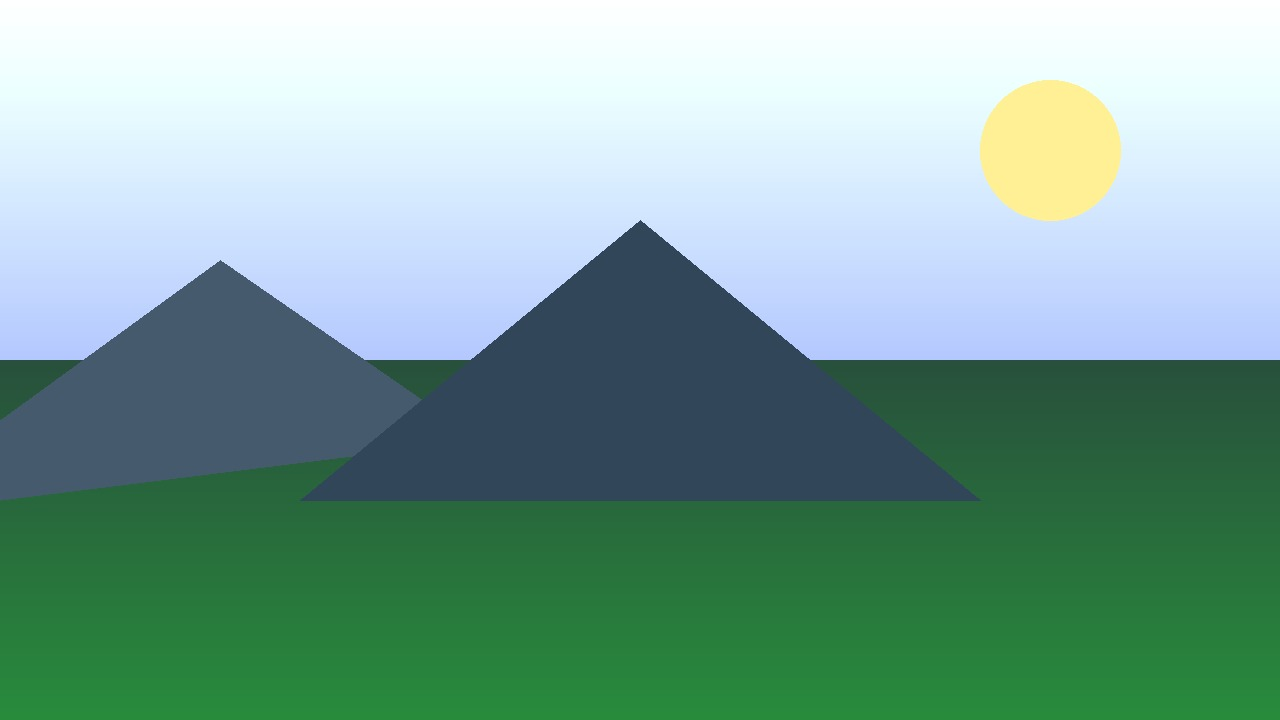
#> input picture examples/demo_page/hero.jpg, 1280 x 720 px
$ python make_demo_screenshot.py
#> lines starting #> are read from the running program, lines starting #| are printed output that depends on the picture
"""Build a rendered demo screenshot with white text over a bright hero image."""

from pathlib import Path

from PIL import Image, ImageDraw, ImageFont


def main() -> None:
    root = Path(__file__).resolve().parent
    hero = Image.open(root / "demo_page" / "hero.jpg").convert("RGB")
#> hero is the input picture: PIL image 1280x720 RGB; mean R, G, B 125.8, 164.9, 153.6
    # compose a fake browser chrome + white headline over bright sky
    canvas = Image.new("RGB", (1280, 800), (248, 250, 252))
    canvas.paste(hero.resize((1280, 520)), (0, 64))
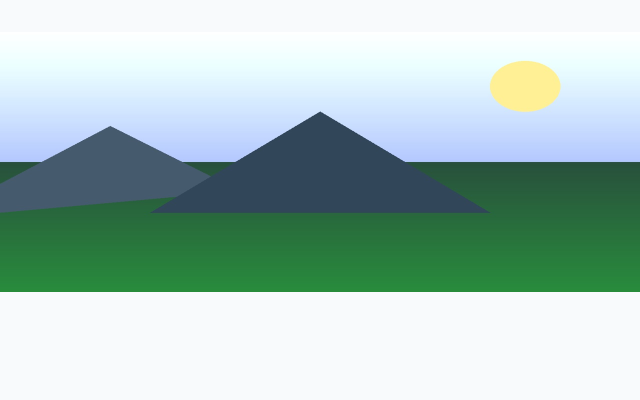
#> canvas: PIL image 1280x800 RGB (shown at 1/2 size); mean R, G, B 168.6, 194.7, 188
    draw = ImageDraw.Draw(canvas)
    draw.rectangle([0, 0, 1280, 64], fill=(255, 255, 255))
    try:
        font_lg = ImageFont.truetype("arial.ttf", 54)
        font_sm = ImageFont.truetype("arial.ttf", 22)
        font_nav = ImageFont.truetype("arial.ttf", 18)
    except OSError:
        font_lg = font_sm = font_nav = ImageFont.load_default()
    draw.text((24, 20), "Northwind Trails", fill=(15, 23, 42), font=font_nav)
    # white text over bright sky region — the hook
    draw.text((48, 140), "Find trails under bright skies", fill=(255, 255, 255), font=font_lg)
    draw.text(
        (48, 220),
        "Weekend guides across coastal paths — book in minutes.",
        fill=(255, 255, 255),
        font=font_sm,
    )
    draw.rounded_rectangle([48, 280, 260, 330], radius=20, fill=(34, 197, 94))
    draw.text((70, 292), "Start exploring", fill=(5, 46, 22), font=font_nav)
    # lower content with weak hierarchy / color-only chips
    draw.rectangle([40, 560, 1240, 760], fill=(255, 255, 255))
    draw.text((60, 580), "About us", fill=(100, 116, 139), font=font_sm)
    draw.text((60, 630), "Popular tours  ", fill=(15, 23, 42), font=font_nav)
    draw.ellipse([200, 632, 218, 650], fill=(187, 247, 208))
    draw.ellipse([240, 632, 258, 650], fill=(254, 202, 202))
    out = root / "screenshots" / "demo_hero.png"
    out.parent.mkdir(parents=True, exist_ok=True)
    canvas.save(out)
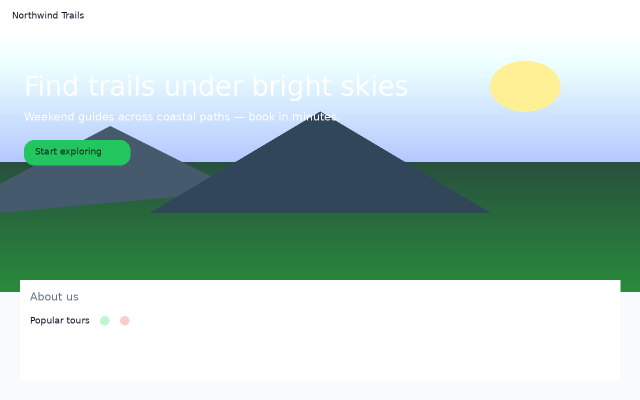
#> saved as demo_hero.png: PIL image 1280x800 RGB (shown at 1/2 size); mean R, G, B 176, 200, 193.5
    print(f"wrote {out}")


if __name__ == "__main__":
    main()
